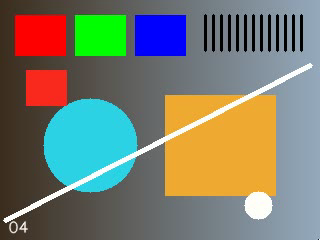
#> input picture frame 4 of 20261104/01_기본필수/sample.avi, 320 x 240 px
$ python 05_video.py
#> lines starting #> are read from the running program, lines starting #| are printed output that depends on the picture

"""
[실습 B05: 동영상 프레임을 흑백으로 변환하고 저장하기]

핵심 개념
1. VideoCapture : 동영상 파일을 열고 프레임을 읽는 객체
2. VideoWriter  : 프레임을 새로운 동영상 파일로 저장하는 객체
3. FPS          : 1초에 재생되는 프레임 수
4. Frame        : 동영상을 구성하는 이미지 한 장
5. Grayscale    : 컬러 이미지의 색상 정보를 제거하고 밝기 정보만 남기는 것

전체 실행 흐름
원본 동영상 열기
    ↓
FPS와 해상도 확인
    ↓
새 동영상 저장 객체 준비
    ↓
프레임을 하나씩 읽기
    ↓
각 프레임을 흑백으로 변환
    ↓
새 동영상에 프레임 저장
    ↓
객체 해제 및 저장 결과 확인
"""

from pathlib import Path
import os
import cv2
import numpy as np

# 제공 코드: 어느 작업 폴더에서 실행해도 현재 파일 옆의 입력을 읽습니다.
# OpenCV에는 영문 상대 경로를 전달합니다. 원본 파일은 덮어쓰지 않습니다.
os.chdir(Path(__file__).resolve().parent)

# --------------------------------------------------
# 1. 원본 동영상 열기
# --------------------------------------------------

# VideoCapture: 동영상 파일을 읽기 위한 객체를 생성합니다.
# sample.avi 파일을 열고 프레임을 읽을 준비를 합니다.
cap = cv2.VideoCapture("sample.avi")

# 원본 동영상의 FPS를 가져옵니다.
# FPS는 1초에 재생되는 프레임 수입니다.
fps = cap.get(cv2.CAP_PROP_FPS)

# 원본 동영상의 가로 너비와 세로 높이를 가져옵니다.
# VideoWriter에 사용할 크기는 정수형이어야 하므로 int()로 변환합니다.
width = int(cap.get(cv2.CAP_PROP_FRAME_WIDTH))
height = int(cap.get(cv2.CAP_PROP_FRAME_HEIGHT))

# --------------------------------------------------
# 2. 새로운 동영상 저장 객체 준비
# --------------------------------------------------

# VideoWriter: 처리한 프레임을 새로운 동영상 파일로 저장합니다.
#
# 인자 순서
# 1. 저장할 파일명
# 2. 사용할 코덱 (MJPG)
# 3. 출력 동영상의 FPS
# 4. 출력 동영상의 크기 (가로, 세로)
#
# 원본과 동일한 FPS와 해상도로 저장하도록 설정합니다.
writer = cv2.VideoWriter(
    "p05_gray.avi",
    cv2.VideoWriter_fourcc(*"MJPG"),
    fps,
    (width, height)
)

# 동영상 입력과 출력 객체가 정상적으로 열렸는지 확인합니다.
# isOpened()가 True이면 정상적으로 열렸다는 뜻입니다.
print("열림(입력/출력):", cap.isOpened(), writer.isOpened())

# 원본 동영상의 FPS와 해상도를 출력합니다.
print("입력 FPS/크기:", fps, (width, height))

# 처리한 프레임의 개수를 저장할 변수입니다.
count = 0

# --------------------------------------------------
# 3. 프레임을 하나씩 읽어서 흑백으로 변환
# --------------------------------------------------

# 입력 동영상과 출력 동영상이 모두 정상적으로 열려 있는 동안 반복합니다.
while cap.isOpened() and writer.isOpened():

    # 원본 동영상에서 프레임 한 장을 읽습니다.
    #
    # ok    : 프레임 읽기 성공 여부 (True / False)
    # frame : 읽어온 이미지 데이터 (BGR 컬러 이미지)
    ok, frame = cap.read()
#> frame is the input picture: shape (240, 320, 3); mean B, G, R 110.2, 124.6, 121.5

    # 읽어온 프레임이 없으면 반복문을 종료합니다.
    # 일반적으로 동영상의 마지막 프레임까지 읽었을 때 False가 반환됩니다.
    if not ok:
        break

    # >>> TODO B05
    # 현재 frame을 Gray로 변환하여 gray에 넣으세요. VideoCapture는 반복문 밖에서 이미 열었습니다.

    # BGR 컬러 이미지를 Grayscale 흑백 이미지로 변환합니다.
    # frame은 컬러 이미지이고, gray는 밝기 정보만 가진 흑백 이미지입니다.
    gray = cv2.cvtColor(frame, cv2.COLOR_BGR2GRAY)
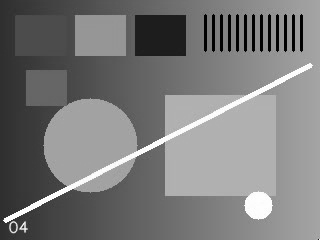
#> gray: shape (240, 320); min 0, max 255, mean 122

    # <<< TODO B05

    # VideoWriter는 현재 컬러 3채널 영상으로 설정되어 있습니다.
    # gray는 흑백 1채널이므로 GRAY2BGR을 이용해 3채널 형태로 변환합니다.
    #
    # 실제 색상이 추가되는 것은 아닙니다.
    # 세 채널에 동일한 밝기값을 넣어 흑백 화면을 유지합니다.
    writer.write(cv2.cvtColor(gray, cv2.COLOR_GRAY2BGR))

    # 프레임 한 장을 처리했으므로 개수를 1 증가시킵니다.
    count += 1

# --------------------------------------------------
# 4. 동영상 객체 해제
# --------------------------------------------------

# 원본 동영상 읽기 객체를 해제합니다.
# 파일을 닫고 사용하던 자원을 반환합니다.
cap.release()

# 새 동영상 저장 객체를 해제합니다.
# 저장 작업을 마무리하고 파일을 정상적으로 닫습니다.
writer.release()

# --------------------------------------------------
# 5. 저장한 동영상 다시 열어서 결과 확인
# --------------------------------------------------

# 방금 저장한 흑백 동영상을 다시 엽니다.
check = cv2.VideoCapture("p05_gray.avi")

# 실제 처리한 프레임 수와 저장된 동영상의 프레임 수를 비교합니다.
print("처리/재읽기 Frame:", count, int(check.get(cv2.CAP_PROP_FRAME_COUNT)))

# 저장된 동영상의 FPS를 확인합니다.
print("재읽기 FPS:", check.get(cv2.CAP_PROP_FPS))

# 확인 작업이 끝났으므로 다시 연 동영상 객체도 해제합니다.
check.release()

$ run again, starting later in the video
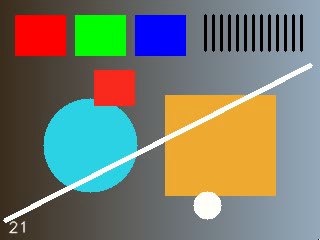
#> input picture frame 21 of 20261104/01_기본필수/sample.avi, 320 x 240 px
#> frame is the input picture: shape (240, 320, 3); mean B, G, R 109.5, 124, 121.2
#> `gray = cv2.cvtColor(frame, cv2.COLOR_BGR2GRAY)`:
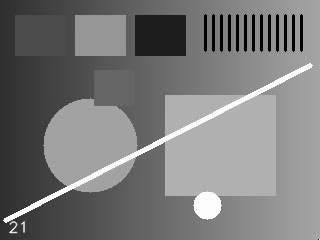
#> gray: shape (240, 320); min 0, max 255, mean 121.5

$ run again, starting later in the video
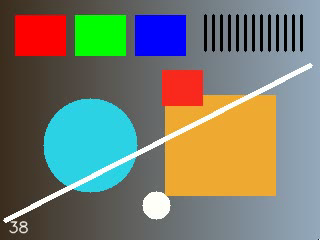
#> input picture frame 38 of 20261104/01_기본필수/sample.avi, 320 x 240 px
#> frame is the input picture: shape (240, 320, 3); mean B, G, R 109.6, 123.6, 120.4
#> `gray = cv2.cvtColor(frame, cv2.COLOR_BGR2GRAY)`:
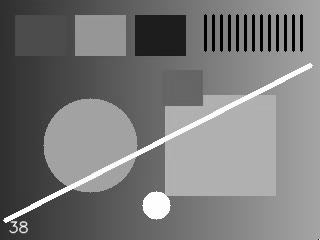
#> gray: shape (240, 320); min 0, max 255, mean 121
